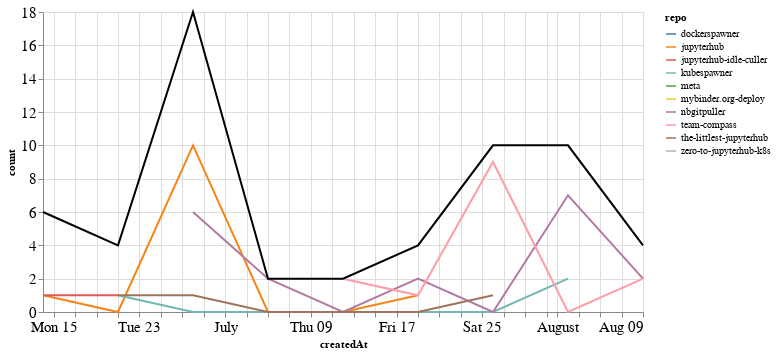

Notebook source saved alongside this figure:
### Markdown cell above
## Comments

### Code cell
comments_time = comments.groupby('repo').resample('W', on='createdAt').count()['author'].reset_index()
comments_time = comments_time.rename(columns={'author': 'count'})
comments_time_total = comments_time.groupby('createdAt').agg({"count": "sum"}).reset_index()
ch1 = alt.Chart(comments_time, width=600).mark_line().encode(
    x='createdAt',
    y='count',
    color='repo',
    tooltip="repo"
)

ch2 = alt.Chart(comments_time_total, width=600).mark_line(color="black").encode(
    x='createdAt',
    y='count',
)

ch1 + ch2

### Figure 1 — Vega-Lite specification as saved in the notebook (floating-point values rounded to 4 significant figures)
{"config": {"axisLeft": {"labelFontSize": 15}, "axisBottom": {"labelFontSize": 15}}, "layer": [{"data": {"name": "data-8cfc7dcd6304673ec98be194f76cd5e0"}, "mark": "line", "encoding": {"color": {"type": "nominal", "field": "repo"}, "tooltip": {"type": "nominal", "field": "repo"}, "x": {"type": "temporal", "field": "createdAt"}, "y": {"type": "quantitative", "field": "count"}}, "width": 600}, {"data": {"name": "data-b7aa52ebb0aabd491d84b23c7685c355"}, "mark": {"type": "line", "color": "black"}, "encoding": {"x": {"type": "temporal", "field": "createdAt"}, "y": {"type": "quantitative", "field": "count"}}, "width": 600}], "$schema": "https://vega.github.io/schema/vega-lite/v4.8.1.json", "datasets": {"data-8cfc7dcd6304673ec98be194f76cd5e0": [{"repo": "dockerspawner", "createdAt": "2020-06-14T00:00:00", "count": 4}, {"repo": "jupyterhub", "createdAt": "2020-06-14T00:00:00", "count": 1}, {"repo": "jupyterhub", "createdAt": "2020-06-21T00:00:00", "count": 0}, {"repo": "jupyterhub", "createdAt": "2020-06-28T00:00:00", "count": 10}, {"repo": "jupyterhub", "createdAt": "2020-07-05T00:00:00", "count": 0}, {"repo": "jupyterhub", "createdAt": "2020-07-12T00:00:00", "count": 0}, {"repo": "jupyterhub", "createdAt": "2020-07-19T00:00:00", "count": 1}, {"repo": "jupyterhub-idle-culler", "createdAt": "2020-06-14T00:00:00", "count": 1}, {"repo": "jupyterhub-idle-culler", "createdAt": "2020-06-21T00:00:00", "count": 1}, {"repo": "kubespawner", "createdAt": "2020-06-21T00:00:00", "count": 1}, {"repo": "kubespawner", "createdAt": "2020-06-28T00:00:00", "count": 0}, {"repo": "kubespawner", "createdAt": "2020-07-05T00:00:00", "count": 0}, {"repo": "kubespawner", "createdAt": "2020-07-12T00:00:00", "count": 0}, {"repo": "kubespawner", "createdAt": "2020-07-19T00:00:00", "count": 0}, {"repo": "kubespawner", "createdAt": "2020-07-26T00:00:00", "count": 0}, {"repo": "kubespawner", "createdAt": "2020-08-02T00:00:00", "count": 2}, {"repo": "meta", "createdAt": "2020-06-28T00:00:00", "count": 1}, {"repo": "mybinder.org-deploy", "createdAt": "2020-06-21T00:00:00", "count": 1}, {"repo": "nbgitpuller", "createdAt": "2020-06-28T00:00:00", "count": 6}, {"repo": "nbgitpuller", "createdAt": "2020-07-05T00:00:00", "count": 2}, {"repo": "nbgitpuller", "createdAt": "2020-07-12T00:00:00", "count": 0}, {"repo": "nbgitpuller", "createdAt": "2020-07-19T00:00:00", "count": 2}, {"repo": "nbgitpuller", "createdAt": "2020-07-26T00:00:00", "count": 0}, {"repo": "nbgitpuller", "createdAt": "2020-08-02T00:00:00", "count": 7}, {"repo": "nbgitpuller", "createdAt": "2020-08-09T00:00:00", "count": 2}, {"repo": "team-compass", "createdAt": "2020-07-12T00:00:00", "count": 2}, {"repo": "team-compass", "createdAt": "2020-07-19T00:00:00", "count": 1}, {"repo": "team-compass", "createdAt": "2020-07-26T00:00:00", "count": 9}, {"repo": "team-compass", "createdAt": "2020-08-02T00:00:00", "count": 0}, {"repo": "team-compass", "createdAt": "2020-08-09T00:00:00", "count": 2}, {"repo": "the-littlest-jupyterhub", "createdAt": "2020-06-21T00:00:00", "count": 1}, {"repo": "the-littlest-jupyterhub", "createdAt": "2020-06-28T00:00:00", "count": 1}, {"repo": "the-littlest-jupyterhub", "createdAt": "2020-07-05T00:00:00", "count": 0}, {"repo": "the-littlest-jupyterhub", "createdAt": "2020-07-12T00:00:00", "count": 0}, {"repo": "the-littlest-jupyterhub", "createdAt": "2020-07-19T00:00:00", "count": 0}, {"repo": "the-littlest-jupyterhub", "createdAt": "2020-07-26T00:00:00", "count": 1}, {"repo": "zero-to-jupyterhub-k8s", "createdAt": "2020-08-02T00:00:00", "count": 1}], "data-b7aa52ebb0aabd491d84b23c7685c355": [{"createdAt": "2020-06-14T00:00:00", "count": 6}, {"createdAt": "2020-06-21T00:00:00", "count": 4}, {"createdAt": "2020-06-28T00:00:00", "count": 18}, {"createdAt": "2020-07-05T00:00:00", "count": 2}, {"createdAt": "2020-07-12T00:00:00", "count": 2}, {"createdAt": "2020-07-19T00:00:00", "count": 4}, {"createdAt": "2020-07-26T00:00:00", "count": 10}, {"createdAt": "2020-08-02T00:00:00", "count": 10}, {"createdAt": "2020-08-09T00:00:00", "count": 4}]}}
